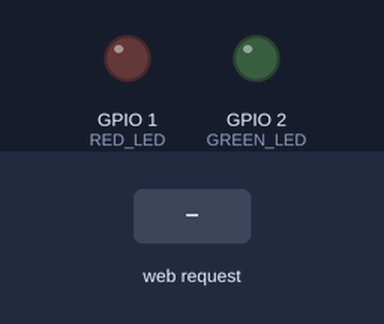
A sketch run on a simulated ESP32. Shown: output pins drawn as LEDs (lit = HIGH). The test bench sets the inputs (shaded band). Uploads are accepted with an empty reply; the camera gives no picture; what the sketch prints to the serial monitor is not drawn.

Above: at 2.6 s.
2.7 s: HTTP request GET /capture received
At 3.1 s:
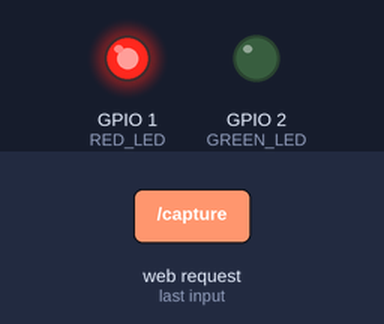
Timing chart, 0 to 5.7 s (numbered marks = the images above; inputs shaded):
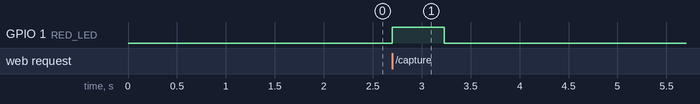

The sketch:

Demo2.ino
```cpp
#include <WiFi.h>
#include <WebServer.h>
#include "esp_camera.h"
#include <HTTPClient.h>

#define PWDN_GPIO_NUM  -1
#define RESET_GPIO_NUM -1
#define XCLK_GPIO_NUM  15
#define SIOD_GPIO_NUM  4
#define SIOC_GPIO_NUM  5

#define Y2_GPIO_NUM 11
#define Y3_GPIO_NUM 9
#define Y4_GPIO_NUM 8
#define Y5_GPIO_NUM 10
#define Y6_GPIO_NUM 12
#define Y7_GPIO_NUM 18
#define Y8_GPIO_NUM 17
#define Y9_GPIO_NUM 16

#define VSYNC_GPIO_NUM 6
#define HREF_GPIO_NUM  7
#define PCLK_GPIO_NUM  13

#define GREEN_LED 2
#define RED_LED 1


const char* ssid = "ESP_32";
const char* password = "123456789";
// bool devicePreviouslyConnected = false;


WebServer server(80);


// Note to self: First connect to the ESP hotspot and then "ipconfig" and copy the IPv4 address below
const char* host_ip = "192.168.4.2";
const int host_port = 5000;

bool setupCamera() {
  camera_config_t config;
  config.ledc_channel = LEDC_CHANNEL_0;
  config.ledc_timer = LEDC_TIMER_0;
  config.pin_d0 = Y2_GPIO_NUM;
  config.pin_d1 = Y3_GPIO_NUM;
  config.pin_d2 = Y4_GPIO_NUM;
  config.pin_d3 = Y5_GPIO_NUM;
  config.pin_d4 = Y6_GPIO_NUM;
  config.pin_d5 = Y7_GPIO_NUM;
  config.pin_d6 = Y8_GPIO_NUM;
  config.pin_d7 = Y9_GPIO_NUM;
  config.pin_xclk = XCLK_GPIO_NUM;
  config.pin_pclk = PCLK_GPIO_NUM;
  config.pin_vsync = VSYNC_GPIO_NUM;
  config.pin_href = HREF_GPIO_NUM;
  config.pin_sscb_sda = SIOD_GPIO_NUM;
  config.pin_sscb_scl = SIOC_GPIO_NUM;
  config.pin_pwdn = PWDN_GPIO_NUM;
  config.pin_reset = RESET_GPIO_NUM;
  config.xclk_freq_hz = 20000000;
  config.pixel_format = PIXFORMAT_JPEG;
  config.frame_size = FRAMESIZE_XGA;
  config.jpeg_quality = 15;
  config.fb_count = 1;

  esp_err_t err = esp_camera_init(&config);
  return (err == ESP_OK);
}

void blinkLED(int pin, int times, int delayTime) {
  for (int i = 0; i < times; i++) {
    digitalWrite(pin, HIGH);
    delay(delayTime);
    digitalWrite(pin, LOW);
    delay(delayTime);
  }
}

void blinkBothLEDs(int times, int delayTime) {
  for (int i = 0; i < times; i++) {
    digitalWrite(GREEN_LED, HIGH);
    digitalWrite(RED_LED, HIGH);
    delay(delayTime);
    digitalWrite(GREEN_LED, LOW);
    digitalWrite(RED_LED, LOW);
    delay(delayTime);
  }
}

void handleRoot() {
  String html = R"rawliteral(
    <!DOCTYPE html>
    <html>
    <head>
      <title>ESP32 CAM Control</title>
      <style>
        body { font-family: Arial; text-align: center; padding: 50px; }
        button { font-size: 20px; padding: 10px 20px; }
      </style>
    </head>
    <body>
      <h1>ESP32 CAM Interface</h1>
      <p><button onclick="capture()">Capture Photo</button></p>
      <script>
        function capture() {
          fetch("/capture").then(res => res.text()).then(alert);
        }
      </script>
    </body>
    </html>
  )rawliteral";
  server.send(200, "text/html", html);
}

void handleCapture() {
  // camera_fb_t* fb = esp_camera_fb_get();

  // Turn red LED on to indicate capture in progress
  digitalWrite(RED_LED, HIGH);

  // Flush 2–3 old frames to get the most recent scene
  for (int i = 0; i < 3; i++) {
    camera_fb_t* temp = esp_camera_fb_get();
    if (temp) {
      esp_camera_fb_return(temp);  // release buffer
    }
    delay(30);  // let the camera refresh (adjust if needed)
  }

  // Now grab the actual current frame
  camera_fb_t* fb = esp_camera_fb_get();
  if (!fb) {
    Serial.println("❌ Camera capture failed");
    blinkLED(RED_LED, 2, 300);  // Blink red 2 times on camera failure
    server.send(500, "text/plain", "Camera capture failed");
    digitalWrite(RED_LED, LOW);  // Ensure LED off
    return;
  }

  if (!fb) {
    server.send(500, "text/plain", "Camera capture failed");
    return;
  }

  WiFiClient client;
  HTTPClient http;

  String serverURL = String("http://") + host_ip + ":" + host_port + "/upload";
  http.begin(client, serverURL);
  http.addHeader("Content-Type", "image/jpeg");

  int httpResponseCode = http.POST(fb->buf, fb->len);
  if (httpResponseCode > 0) {
    Serial.println("✅ Photo Sent!");
  } else {
    Serial.println("❌ Send Failed");
    blinkBothLEDs(3, 300);  // Blink both LEDs if send failed
  }

  String response = "Photo Sent! Response Code: " + String(httpResponseCode);

  esp_camera_fb_return(fb);
  http.end();

  server.send(200, "text/plain", response);

  // Turn red LED off after process
  digitalWrite(RED_LED, LOW);
}

void setup() {
  Serial.begin(115200);

  pinMode(GREEN_LED, OUTPUT);
  pinMode(RED_LED, OUTPUT);

  digitalWrite(GREEN_LED, LOW);
  digitalWrite(RED_LED, LOW);

  delay(1000);

  WiFi.softAP(ssid, password);
  delay(100);
  Serial.println("ESP32 AP started");
  Serial.print("IP Address: ");
  Serial.println(WiFi.softAPIP());

  if (!setupCamera()) {
    Serial.println("Camera init failed 😢");
    blinkLED(RED_LED, 2, 300);  // Add this line to blink red on camera error
    return;
  }
  Serial.println("Camera ready 🎥");

  server.on("/", handleRoot);
  server.on("/capture", handleCapture);
  server.begin();
  Serial.println("HTTP server started");
}

void loop() {
  int connectedDevices = WiFi.softAPgetStationNum();

  if (connectedDevices >= 1) {
    blinkLED(GREEN_LED, 3, 300);  // Blink green 3 times
    // devicePreviouslyConnected = true; // Track state to avoid re-blinking
  }

  server.handleClient();
}
```

Measured:
- after the input at 2.7 s, GPIO 1 (RED_LED): LOW → HIGH at once, → LOW 0.53 s later
